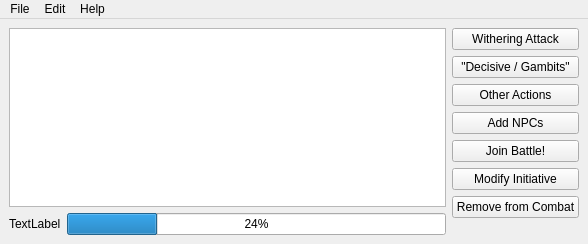
<?xml version="1.0" encoding="UTF-8"?>
<ui version="4.0">
 <class>MainWindow</class>
 <widget class="QMainWindow" name="MainWindow">
  <property name="geometry">
   <rect>
    <x>0</x>
    <y>0</y>
    <width>588</width>
    <height>244</height>
   </rect>
  </property>
  <property name="windowTitle">
   <string>Exalted Initiative</string>
  </property>
  <widget class="QWidget" name="centralwidget">
   <layout class="QHBoxLayout" name="horizontalLayout">
    <item>
     <layout class="QVBoxLayout" name="verticalLayout_2">
      <item>
       <widget class="QTableView" name="tableView"/>
      </item>
      <item>
       <layout class="QFormLayout" name="formLayout">
        <item row="0" column="1">
         <widget class="QProgressBar" name="progressBar">
          <property name="value">
           <number>24</number>
          </property>
         </widget>
        </item>
        <item row="0" column="0">
         <widget class="QLabel" name="progress_bar_lbl">
          <property name="text">
           <string>TextLabel</string>
          </property>
         </widget>
        </item>
       </layout>
      </item>
     </layout>
    </item>
    <item>
     <layout class="QVBoxLayout" name="verticalLayout">
      <item>
       <widget class="QPushButton" name="Withering_btn">
        <property name="text">
         <string>Withering Attack</string>
        </property>
       </widget>
      </item>
      <item>
       <widget class="QPushButton" name="Decisive_btn">
        <property name="text">
         <string>&quot;Decisive / Gambits&quot;</string>
        </property>
       </widget>
      </item>
      <item>
       <widget class="QPushButton" name="other_action_btn">
        <property name="text">
         <string>Other Actions</string>
        </property>
       </widget>
      </item>
      <item>
       <widget class="QPushButton" name="add_npc_btn">
        <property name="text">
         <string>Add NPCs</string>
        </property>
       </widget>
      </item>
      <item>
       <widget class="QPushButton" name="join_battle_btn">
        <property name="text">
         <string>Join Battle!</string>
        </property>
       </widget>
      </item>
      <item>
       <widget class="QPushButton" name="modify_init_btn">
        <property name="text">
         <string>Modify Initiative</string>
        </property>
       </widget>
      </item>
      <item>
       <widget class="QPushButton" name="remove_from_combat_btn">
        <property name="text">
         <string>Remove from Combat</string>
        </property>
       </widget>
      </item>
      <item>
       <spacer name="verticalSpacer">
        <property name="orientation">
         <enum>Qt::Vertical</enum>
        </property>
        <property name="sizeHint" stdset="0">
         <size>
          <width>20</width>
          <height>662</height>
         </size>
        </property>
       </spacer>
      </item>
     </layout>
    </item>
   </layout>
  </widget>
  <widget class="QMenuBar" name="menubar">
   <property name="geometry">
    <rect>
     <x>0</x>
     <y>0</y>
     <width>588</width>
     <height>21</height>
    </rect>
   </property>
   <widget class="QMenu" name="menuFile">
    <property name="title">
     <string>File</string>
    </property>
    <addaction name="actionQuit"/>
   </widget>
   <widget class="QMenu" name="menuEdit">
    <property name="title">
     <string>Edit</string>
    </property>
    <addaction name="actionLoad_Players"/>
   </widget>
   <widget class="QMenu" name="menuHelp">
    <property name="title">
     <string>Help</string>
    </property>
    <addaction name="actionAbout"/>
   </widget>
   <addaction name="menuFile"/>
   <addaction name="menuEdit"/>
   <addaction name="menuHelp"/>
  </widget>
  <action name="actionQuit">
   <property name="text">
    <string>Quit</string>
   </property>
  </action>
  <action name="actionAbout">
   <property name="text">
    <string>About</string>
   </property>
  </action>
  <action name="actionLoad_Players">
   <property name="text">
    <string>Load Players</string>
   </property>
  </action>
 </widget>
 <resources/>
 <connections/>
</ui>
